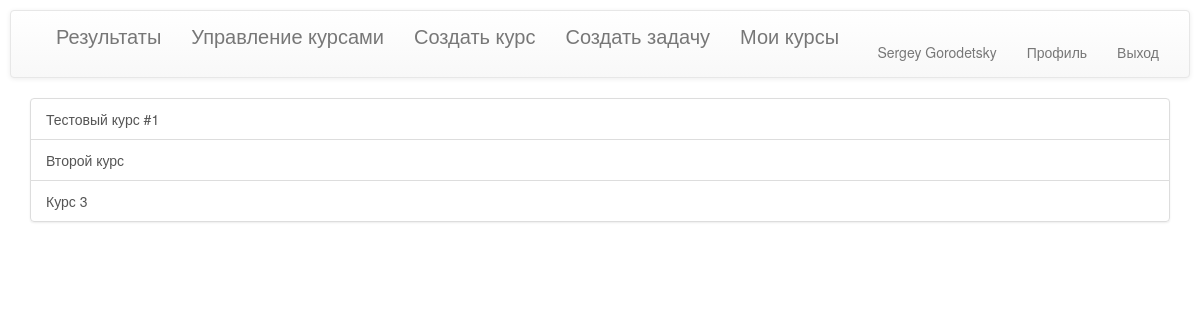
Page /get_course/ (signed in) on the committed database.
### code_reception/models.py (models this page shows, shortened)
class Course(models.Model):
    tasks_pool = models.ManyToManyField(Task)
    assigned_groups = models.ManyToManyField(StudentGroup)
    users = models.ManyToManyField(User)
    name = models.CharField(max_length=100, default='Новый курс по умолчанию')
    author = models.ForeignKey(User, on_delete=models.CASCADE, related_name='author_set', null=True)

### code_reception/views.py (the view)
# urls.py: path('get_course/', views.all_choose_course, name='all_courses_view'),
@login_required
def all_choose_course(request):
    courses = Course.objects.all()
    context = {'courses': list(courses),
               'next_link': '/results/'}
    return render(request, 'code_reception/assigned.html', context)

### code_reception/templates/code_reception/assigned.html (shortened to what this page needs)
{% extends "code_reception/base.html"%}
{% block content %}
<div class="list-group">
  {% for course in courses %}
      <button onclick="window.location='{{next_link}}{{course.id}}'" type="button"
              class="list-group-item list-group-item-action">
        {{course.name}}
      </button>
  {% endfor %}
</div>
{% endblock content %}

### code_reception/templates/code_reception/base.html (shortened to what this page needs)
{% load static %}
<!DOCTYPE html>
<html lang="en">
<head>
    <link rel="stylesheet" type="text/css" href="{% static 'code_reception/main.css' %}">
    <link rel="stylesheet" href="https://maxcdn.bootstrapcdn.com/bootstrap/3.3.7/css/bootstrap.min.css">
    <link href="https://cdnjs.cloudflare.com/ajax/libs/select2/4.0.7/css/select2.min.css" rel="stylesheet" />
<link rel="stylesheet" href="https://maxcdn.bootstrapcdn.com/bootstrap/3.3.7/css/bootstrap-theme.min.css">
</head>
<body>
<nav class="navbar navbar-default">
  <div class="container-fluid">
    <div class="collapse navbar-collapse" id="bs-example-navbar-collapse-1">
      <ul class="nav navbar-nav">
            {% for group in user.groups.all %}
              {% if group.name == 'Student' %}
                <li><a href="{% url 'assigned' %}" style="font-size:20px;">Мои курсы</a></li>
              {% endif %}
              {% if group.name == 'Teacher' %}
                <li><a href="{% url 'all_courses_view' %}" style="font-size:20px;">Результаты</a></li>
                <li><a href="{% url 'all_courses_view' %}" style="font-size:20px;">Управление курсами</a></li>
                <li><a href="{% url 'create_course' %}" style="font-size:20px;">Создать курс</a></li>
                <li><a href="{% url 'create_task' %}" style="font-size:20px;">Создать задачу</a></li>
              {% endif %}
            {% endfor %}
      </ul>
      <ul class="nav navbar-nav navbar-right">
        {% if user.is_authenticated %}
            <li><a>{{user.get_full_name|default:user.username}}</a></li>
            <li><a href="{% url 'profile' %}">Профиль</a></li>
            <li><a href="{% url 'logout' %}">Выход</a></li>
        {% else %}
            <li><a href="{% url 'login' %}">Вход</a></li>
            <li><a href="{% url 'register' %}">Регистрация</a></li>
        {% endif %}
      </ul>
    </div>
  </div>
</nav>
<div class="container">
    {% block content %}{% endblock %}
</div>
</body>
</html>

### code_reception/static/code_reception/main.css (style rules this page uses)
body { padding: 10px ; }
ul { margin: 0; }

### rows in the picture
Course: name "Тестовый курс #1"
Course: name "Второй курс"
Course: name "Курс 3"

### other values in the picture
{{ user.get_full_name|default:user.username }} "Sergey Gorodetsky"
